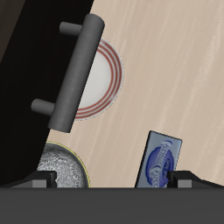
#> input picture runs/icra_cadence/direct_open_seed1399_v3_source_prompt/assets/01_subtask_wrist.png, 224 x 224 px
$ python -i cpu_baseline.py   (imports and definitions only)
#> lines starting #> are read from the running program, lines starting #| are printed output that depends on the picture
"""Deterministic public-input features for a no-GPU benchmark baseline.

These features are deliberately not presented as a replacement for the frozen
VLM. They provide a reproducible low-capacity baseline when the experiment's
GPU-memory budget excludes loading the VLA/VLM checkpoint.
"""

from __future__ import annotations

import hashlib
import json
from pathlib import Path
from typing import Any

import numpy as np
from PIL import Image

FEATURE_WIDTH = 2048


def _pad(values: np.ndarray) -> np.ndarray:
    result = np.zeros(FEATURE_WIDTH, dtype=np.float32)
    flat = np.asarray(values, dtype=np.float32).reshape(-1)
    if len(flat) > FEATURE_WIDTH:
        raise ValueError("feature exceeds fixed width")
    result[: len(flat)] = flat
    return result


def image_token(path: str | Path) -> np.ndarray:
    """Encode public RGB through fixed pixels, histograms, and edge summaries."""

    with Image.open(path) as image:
#> image is the input picture: PIL image 224x224 RGB; mean R, G, B 118.4, 110.3, 102.9
        rgb = image.convert("RGB")
        small_rgb = np.asarray(rgb.resize((16, 16)), dtype=np.float32) / 255.0
        gray = np.asarray(rgb.convert("L").resize((32, 32)), dtype=np.float32) / 255.0
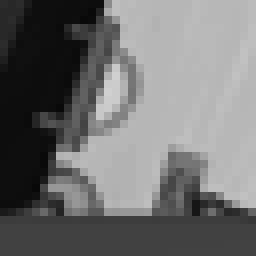
#> gray: shape (32, 32) float32 (shown 8 times larger); min 0.0314, max 0.812, mean 0.438
    histograms = np.concatenate(
        [
            np.histogram(small_rgb[..., channel], bins=32, range=(0.0, 1.0))[0]
            for channel in range(3)
        ]
    ).astype(np.float32)
#> histograms = 96 values, max 81 at index 84, min 0 at index 26, mean 8
    histograms /= max(float(histograms.sum()), 1.0)
#> histograms = 96 values, max 0.105 at index 84, min 0 at index 26, mean 0.0104
    moments = np.asarray(
        [
            statistic(small_rgb[..., channel])
            for channel in range(3)
            for statistic in (np.mean, np.std, np.min, np.max)
        ],
        dtype=np.float32,
    )
#> moments = [0.464, 0.287, 0.0235, 0.808, 0.433, 0.259, 0.0157, 0.749, 0.404, 0.232, 0.0157, 0.733]
    horizontal_edges = np.abs(np.diff(gray, axis=1)).mean(axis=0)
#> horizontal_edges = 31 values, max 0.122 at index 12, min 0.0098 at index 0, mean 0.0417
    vertical_edges = np.abs(np.diff(gray, axis=0)).mean(axis=1)
#> vertical_edges = 31 values, max 0.155 at index 26, min 0.00184 at index 30, mean 0.0357
    return _pad(
        np.concatenate(
            (
                gray.reshape(-1),
                small_rgb.reshape(-1),
                histograms,
                moments,
                horizontal_edges,
                vertical_edges,
            )
        )
    )
#> in _pad, `flat = np.asarray(values, dtype=np.float32).reshape(-1)`: flat = 1962 values, max 0.812 at index 302, min 0 at index 1818, mean 0.403


def text_token(value: str) -> np.ndarray:
    """Signed feature hashing over normalized character n-grams."""

    normalized = " ".join(value.lower().split())
    result = np.zeros(FEATURE_WIDTH, dtype=np.float32)
    grams = [normalized]
    for width in (2, 3, 4, 5):
        grams.extend(
            normalized[index : index + width]
            for index in range(len(normalized) - width + 1)
        )
    for gram in grams:
        digest = hashlib.sha256(gram.encode()).digest()
        index = int.from_bytes(digest[:4], "little") % FEATURE_WIDTH
        sign = 1.0 if digest[4] & 1 else -1.0
        result[index] += sign
    norm = float(np.linalg.norm(result))
    if norm:
        result /= norm
    return result


def context_tokens(
    *, prompt: str, agentview: str | Path, wrist: str | Path
) -> np.ndarray:
    agent = image_token(agentview)
    hand = image_token(wrist)
    language = text_token(prompt)
    fused = 0.4 * agent + 0.4 * hand + 0.2 * language
    return np.stack((agent, hand, language, fused)).astype(np.float32)


def candidate_token(candidate: dict[str, Any]) -> np.ndarray:
    visible = {
        key: candidate.get(key)
        for key in ("candidate_id", "primitive", "target", "reference", "purpose")
    }
    return text_token(json.dumps(visible, sort_keys=True, separators=(",", ":")))

>>> result = image_token('../../runs/icra_cadence/direct_open_seed1399_v3_source_prompt/assets/01_subtask_wrist.png')
#> result = 2048 values, max 0.812 at index 302, min 0 at index 1818, mean 0.386
